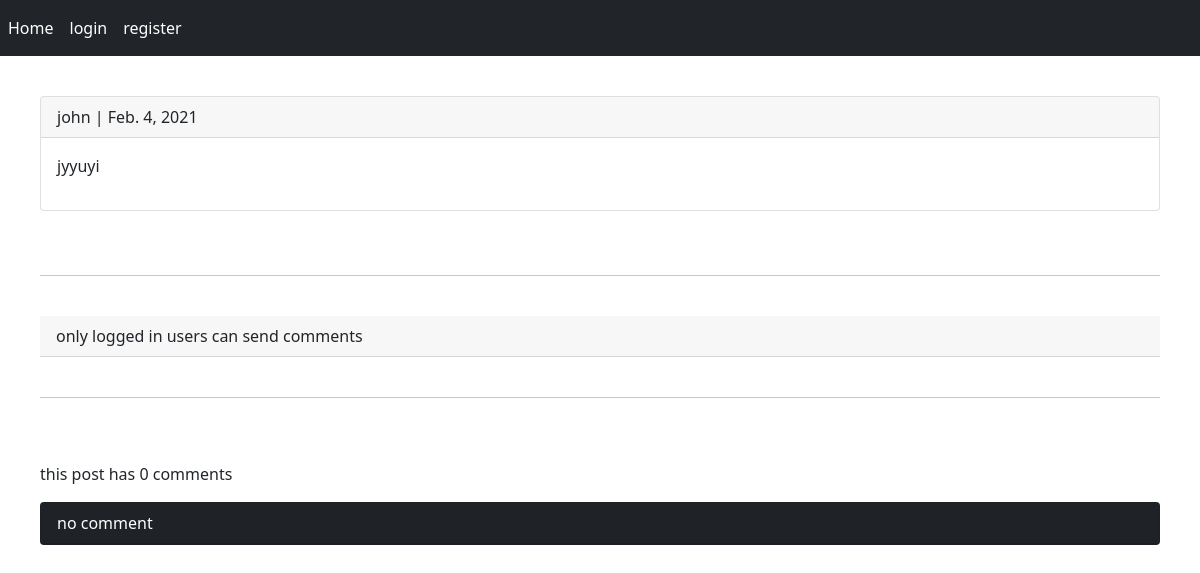
Before: /2021/2/4/jyyuyi with the older database file.
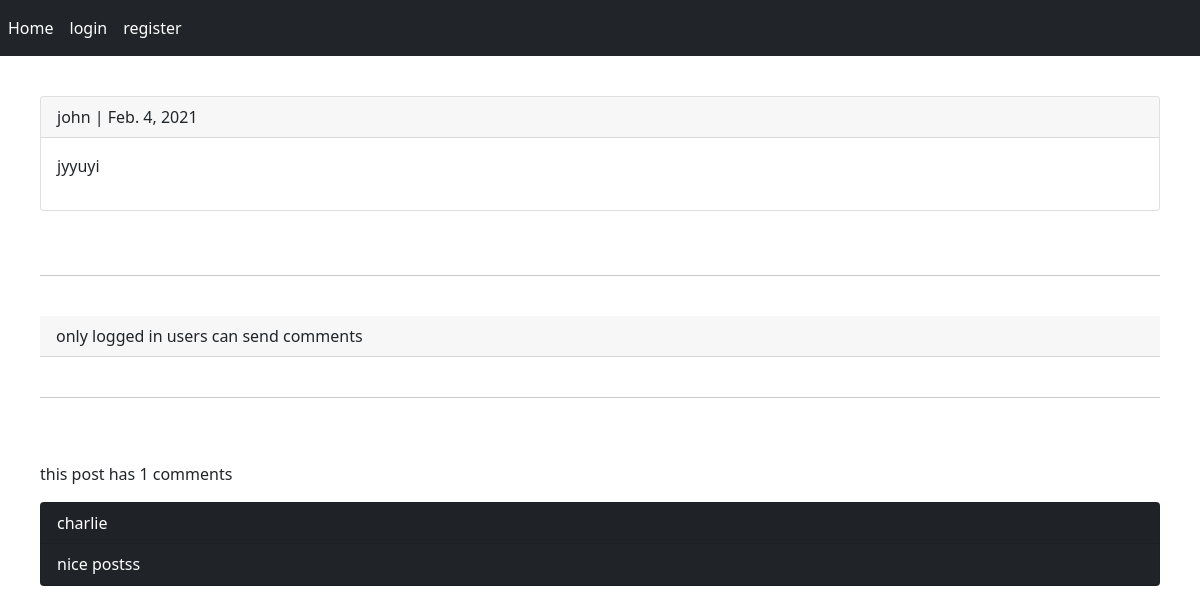
After: the same page with the newer database file.
### posts/models.py (models this page shows, shortened)
class Comment(models.Model):
    user = models.ForeignKey(User, on_delete= models.CASCADE)
    post = models.ForeignKey(Post, on_delete= models.CASCADE)
    reply = models.ForeignKey('self', on_delete= models.CASCADE, null= True, blank=True, related_name='rcomment' )
    is_reply = models.BooleanField(default=False)
    body = models.TextField(max_length=500)
    created = models.DateTimeField(auto_now_add=True)
    class Meta:
        ordering = ('-created',)

### posts/views.py (the view)
# urls.py: path('<int:year>/<int:month>/<int:day>/<slug:slug>', views.post_detail, name='post_detail'),
def post_detail(request, year, month, day, slug):
    print(year, month, day, slug)
    post = get_object_or_404(Post, created__year = year, created__month = month, created__day = day, slug=slug)
    if request.method == 'POST':
        form = AddCommentForm(request.POST)
        if form.is_valid():
            new_comment = form.save(commit=False)
            new_comment.post = post
            new_comment.user = request.user
            new_comment.save()
            messages.success(request, 'your comment submitted successfully')
    else:
        form = AddCommentForm()
    comments = Comment.objects.filter(post = post, is_reply = False)
    count_comments = comments.count()
    context = {
        'form' : form,
        'post':post,
        'comments': comments,
        'count_comments' : count_comments
    }
    return render(request, 'posts/post_detail.html', context)

### templates/posts/post_detail.html (shortened to what this page needs)
{% extends 'base.html' %}
{% block content %}
    <div class="card ">
        <p class="card-header">{{ post.user }} | {{ post.created|date }}</p>
        <p class="card-body">{{ post.body }}</p>
    </div>
    <br /><br /><hr /><br />
    {% if request.user.is_authenticated %}
        <form action="" method="POST" class="col-md-6">
            {% csrf_token %}
            {{ form.as_p }}
            <input type="submit" value="Send Comment" class="btn btn-primary" />
        </form>
    {% else %}
        <p class="card-header">only logged in users can send comments</p>
    {% endif %}
    <br /><hr /><br /><br />
    <p>this post has {{ count_comments }} comments</p>
    {% for comment in comments %}
        <div class="card bg-dark text-white">
            <p class="card-header">{{ comment.user }}</p>
            <p class="card-header">{{ comment.body }}</p>
        </div>
        <br />
    {% empty %}
        <div class="card bg-dark text-white">
            <p class="card-header"> no comment </p>
        </div>
    {% endfor %}
{% endblock %}

Changed rows visible on the page:
added Comment: user "charlie", body "nice postss"
Other visible differences:
{{ count_comments }}: "0" → "1"
text no longer shown: "no comment"
